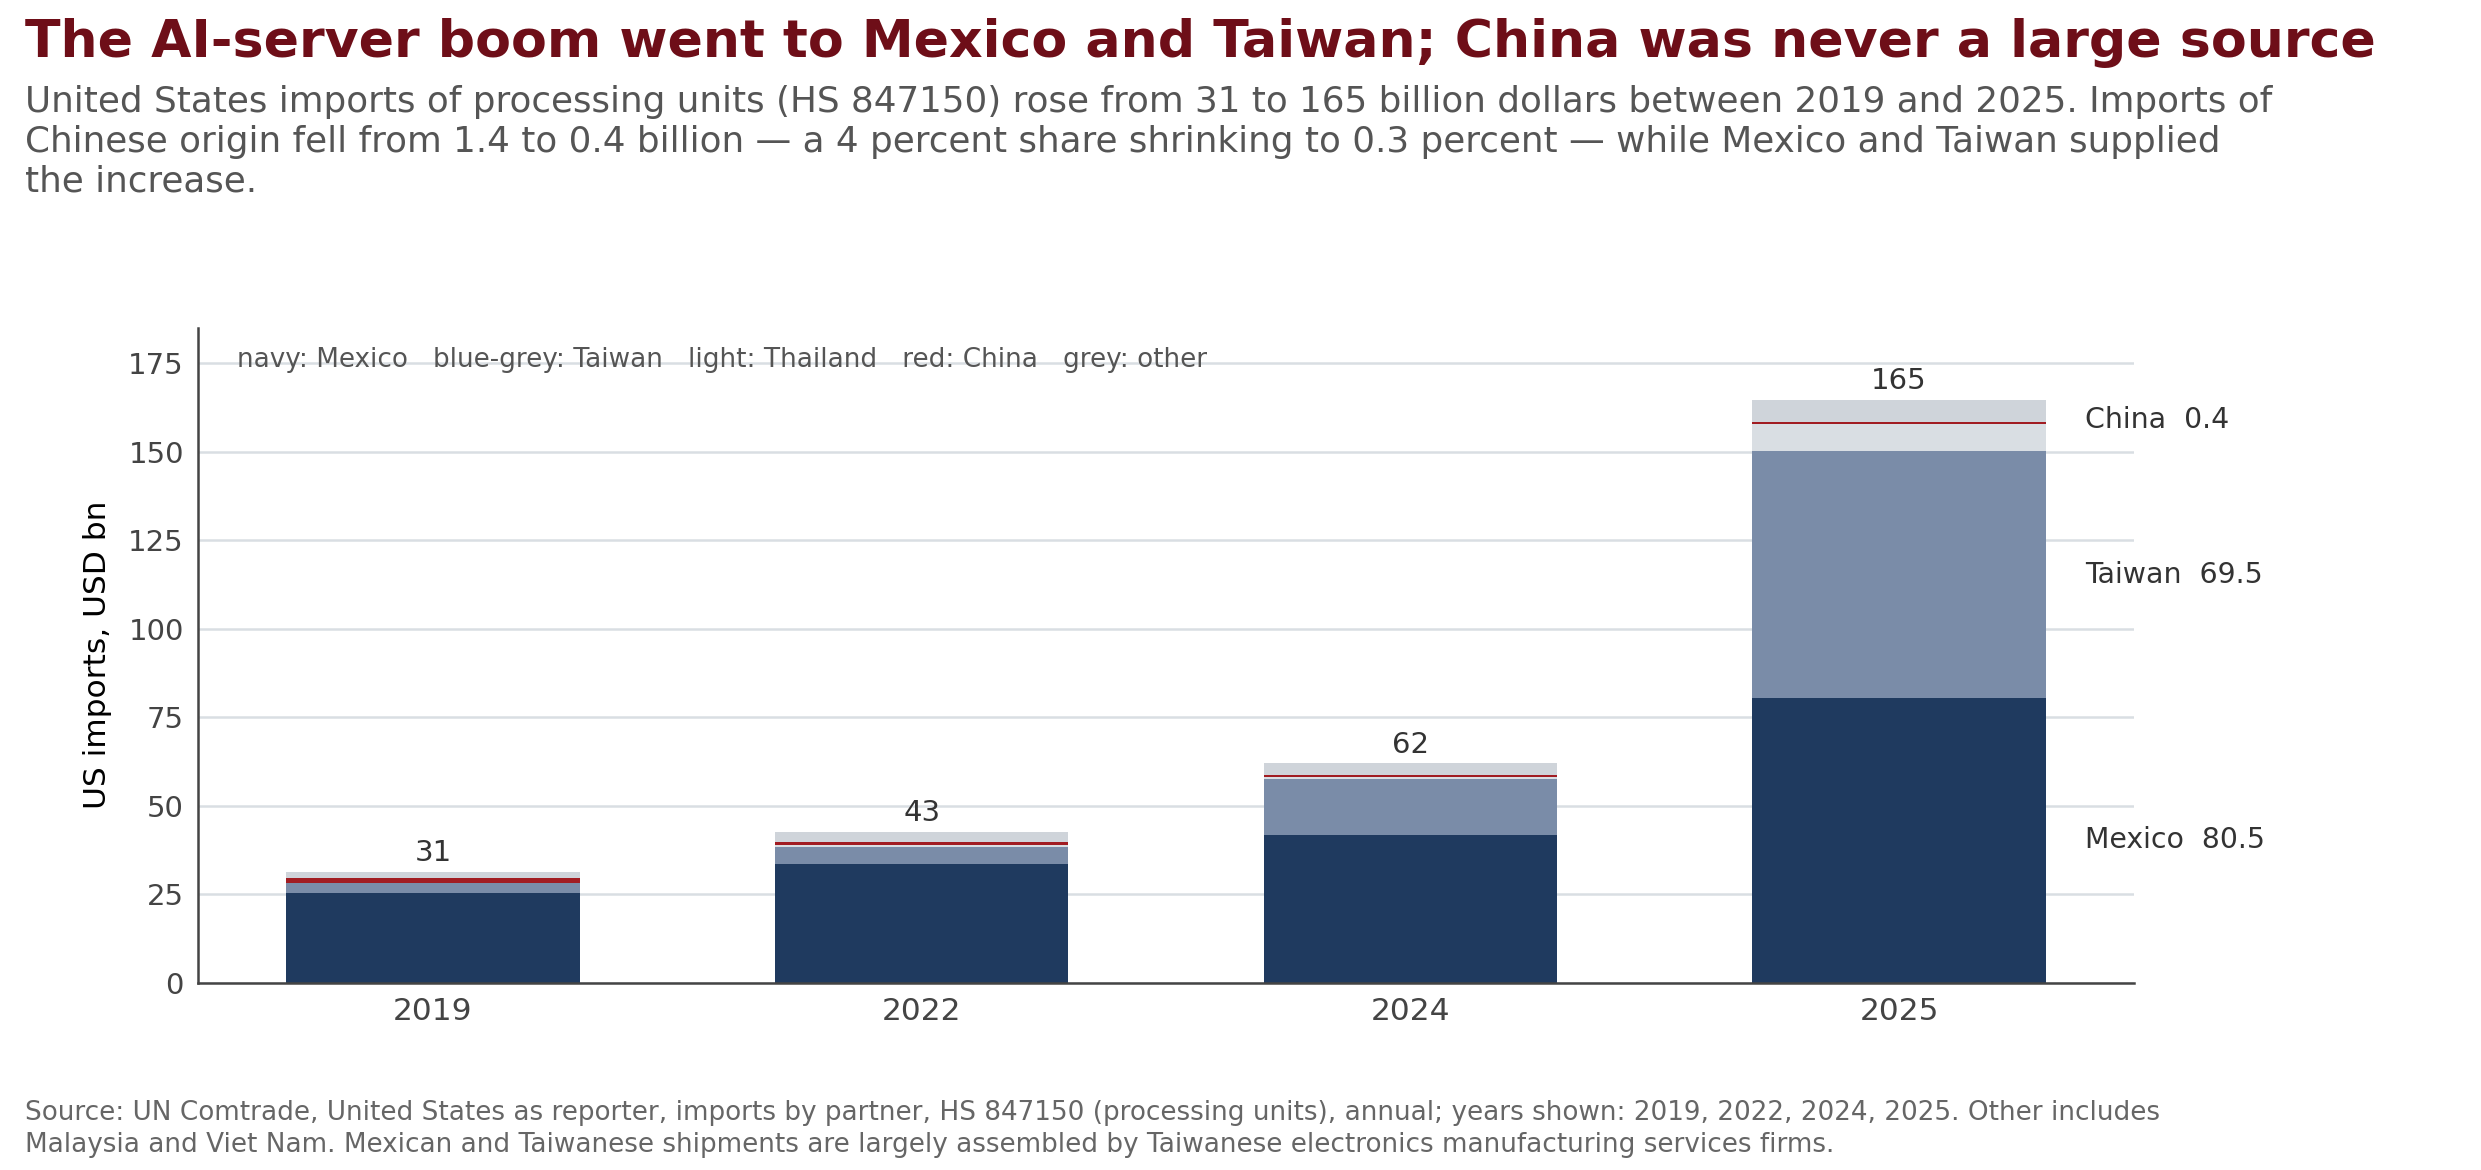

Write the Python code that produced this figure.
"""Fig G2 — US imports of processing units (HS 847150) by origin: the AI-server boom went to Mexico and Taiwan."""
import housestyle as H, matplotlib.pyplot as plt, pandas as pd, numpy as np, os
H.setup(); D = os.path.join(os.path.dirname(os.path.abspath(__file__)), 'data'); u = pd.read_csv(f'{D}/us_imports_847150_by_origin.csv', index_col=0); u.columns = u.columns.astype(int)
order = ['Mexico', 'Taiwan', 'Thailand', 'China', 'Other']; cols = {'Mexico': H.C['navy'], 'Taiwan': '#7A8CA8', 'Thailand': H.C['light'], 'China': H.C['red'], 'Other': '#CFD4DA'}; u.loc['Other'] = u.loc['World'] - u.loc[['Mexico', 'Taiwan', 'Thailand', 'China']].sum()
fig, ax = plt.subplots(figsize=(8.27, 3.9)); fig.subplots_adjust(top=0.72, bottom=0.16, left=0.08, right=0.86); H.ax_clean(ax); yrs = list(u.columns); x = np.arange(len(yrs)); bottom = np.zeros(len(yrs))
for o in order: ax.bar(x, u.loc[o].values, bottom=bottom, color=cols[o], width=0.6); bottom += u.loc[o].values
for i, y in enumerate(yrs): ax.text(i, bottom[i] + 3, f'{bottom[i]:.0f}', ha='center', fontsize=7, color=H.C['ink'])
for o, yy in [('Mexico', u.loc['Mexico', 2025] / 2), ('Taiwan', u.loc['Mexico', 2025] + u.loc['Taiwan', 2025] / 2), ('China', u.loc[['Mexico', 'Taiwan', 'Thailand'], 2025].sum() + 1)]: ax.text(len(yrs) - 0.62, yy, f"{o}  {u.loc[o, 2025]:.1f}", fontsize=6.8, va='center', color=H.C['ink'])
ax.set_xticks(x); ax.set_xticklabels(yrs, fontsize=7.5); ax.set_ylabel('US imports, USD bn', fontsize=7.5); ax.tick_params(axis='y', labelsize=7); ax.set_ylim(0, 185)
ax.text(0.02, 0.97, 'navy: Mexico   blue-grey: Taiwan   light: Thailand   red: China   grey: other', transform=ax.transAxes, fontsize=6.3, color=H.C['sub'], va='top')
H.headline(fig, 'The AI-server boom went to Mexico and Taiwan; China was never a large source', 'United States imports of processing units (HS 847150) rose from 31 to 165 billion dollars between 2019 and 2025. Imports of Chinese origin fell from 1.4 to 0.4 billion — a 4 percent share shrinking to 0.3 percent — while Mexico and Taiwan supplied the increase.')
H.source(fig, 'Source: UN Comtrade, United States as reporter, imports by partner, HS 847150 (processing units), annual; years shown: 2019, 2022, 2024, 2025. Other includes Malaysia and Viet Nam. Mexican and Taiwanese shipments are largely assembled by Taiwanese electronics manufacturing services firms.')
H.save(fig, 'figG2_server_origin', u.reset_index())
